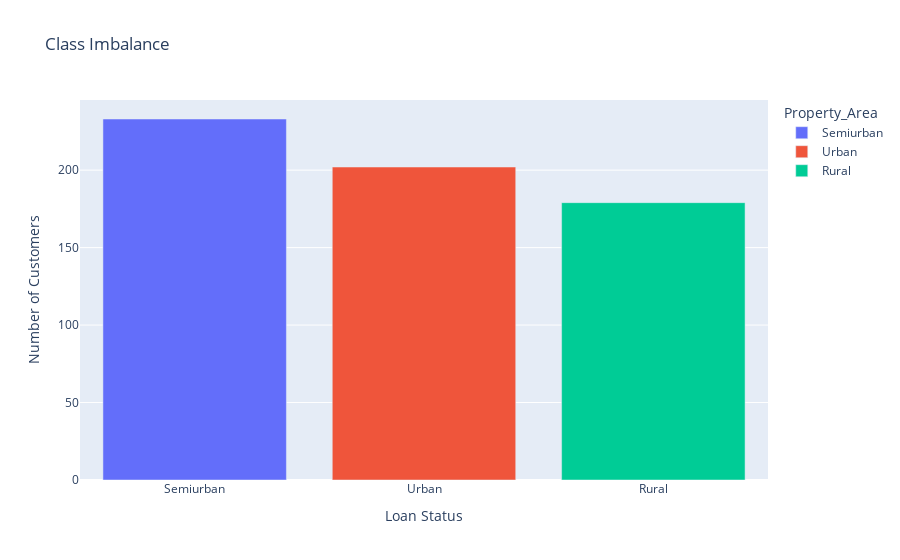

Notebook code for this chart:
### Code cell
import pandas as pd
import plotly.express as px

# Assuming df is your DataFrame containing the 'Property_Area' column
labels = (df['Property_Area']
          .astype('str')
          .str.replace('N', 'No')
          .str.replace('Y', 'Yes')
          .value_counts()
          .reset_index())

# Rename columns for clarity
labels.columns = ['Property_Area', 'Count']

# Create figure using Plotly
fig = px.bar(
    data_frame=labels, 
    x='Property_Area', 
    y='Count', 
    title='Class Imbalance', 
    color='Property_Area'
)

# Add titles & Display figure
fig.update_layout(xaxis_title='Loan Status', yaxis_title='Number of Customers')
fig.show()

### Figure 1 — Plotly figure (JSON) as saved in the notebook; plotly's stock layout.template omitted (floating-point values rounded to 4 significant figures)
{"data": [{"alignmentgroup": "True", "hovertemplate": "Property_Area=%{x}<br>Count=%{y}<extra></extra>", "legendgroup": "Semiurban", "marker": {"color": "#636efa", "pattern": {"shape": ""}}, "name": "Semiurban", "offsetgroup": "Semiurban", "orientation": "v", "showlegend": true, "textposition": "auto", "type": "bar", "x": ["Semiurban"], "xaxis": "x", "y": [233], "yaxis": "y"}, {"alignmentgroup": "True", "hovertemplate": "Property_Area=%{x}<br>Count=%{y}<extra></extra>", "legendgroup": "Urban", "marker": {"color": "#EF553B", "pattern": {"shape": ""}}, "name": "Urban", "offsetgroup": "Urban", "orientation": "v", "showlegend": true, "textposition": "auto", "type": "bar", "x": ["Urban"], "xaxis": "x", "y": [202], "yaxis": "y"}, {"alignmentgroup": "True", "hovertemplate": "Property_Area=%{x}<br>Count=%{y}<extra></extra>", "legendgroup": "Rural", "marker": {"color": "#00cc96", "pattern": {"shape": ""}}, "name": "Rural", "offsetgroup": "Rural", "orientation": "v", "showlegend": true, "textposition": "auto", "type": "bar", "x": ["Rural"], "xaxis": "x", "y": [179], "yaxis": "y"}], "layout": {"barmode": "relative", "legend": {"title": {"text": "Property_Area"}, "tracegroupgap": 0}, "title": {"text": "Class Imbalance"}, "xaxis": {"anchor": "y", "categoryarray": ["Semiurban", "Urban", "Rural"], "categoryorder": "array", "domain": [0, 1], "title": {"text": "Loan Status"}}, "yaxis": {"anchor": "x", "domain": [0, 1], "title": {"text": "Number of Customers"}}}}
